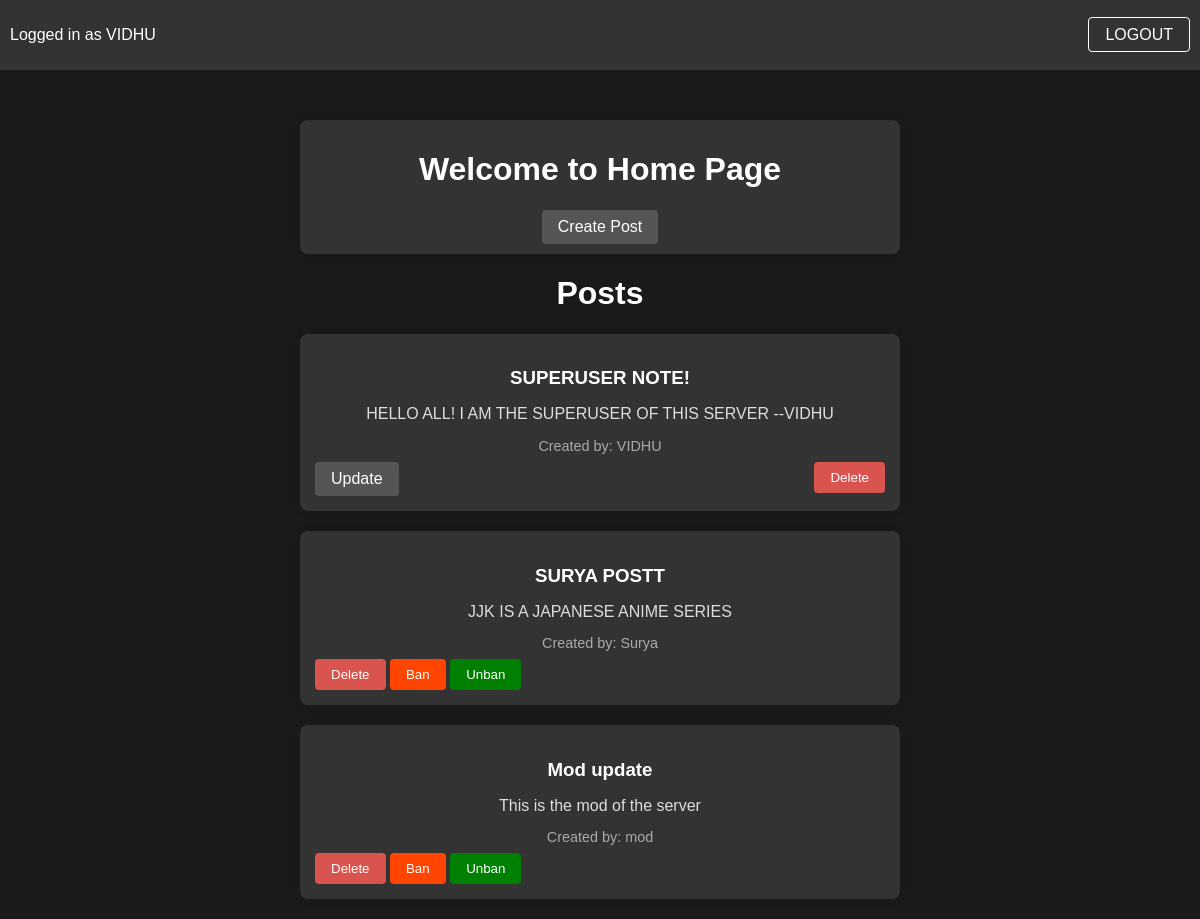
The page /home/ (signed in) on the database its author committed.
### myapp/models.py (models this page shows, shortened)
class Post(models.Model):
    author=models.ForeignKey(User,on_delete=models.CASCADE)
    title=models.CharField(max_length=100)
    description=models.TextField()
    created_at=models.DateTimeField(auto_now_add=True)

### myapp/views.py (the view)
# urls.py: 2. Add a URL to urlpatterns:  path('', views.home, name='home')
@login_required(login_url='/login')
def home(request):
    posts=Post.objects.all()
    try:
        if request.method=="POST":
            postid=request.POST.get('post-id')
            userid=request.POST.get('user-id')
            unbanid=request.POST.get('unban-user-id')
            if postid:
                post=Post.objects.get(id=postid)
                if post.author==request.user or request.user.has_perm('myapp.delete_post'):
                    post.delete()
            if userid is not None:
                banned=Group.objects.get(name='banned')
                user=User.objects.get(id=userid)
                grpnames=user.groups.all()
                for grp in grpnames:
                    user.groups.remove(grp)
                user.groups.add(banned)
                user.save()
            if unbanid is not None:
                banned=Group.objects.get(name="banned")
                default=Group.objects.get(name="default")
                user=User.objects.get(id=unbanid)
                user.groups.remove(banned)
                user.groups.add(default)
                user.save()
    except:
        return HttpResponse('Cannot perform operation')
    return render(request,'home.html',{'posts':posts})

### myapp/templates/home.html (shortened to what this page needs)
<!DOCTYPE html>
<html lang="en">
<head>
</head>
<body>
    <nav>
        <div>
            <p>Logged in as <span>{{ user.username }}</span></p>
        </div>
        <div>
            <a href="{% url 'logout' %}" class="logout">LOGOUT</a>
        </div>
    </nav>
    <div class="container">
        <div class="content">
            <div class="header">
                <h1>Welcome to Home Page</h1>
                <a href="{% url 'createpost' %}" class="button">Create Post</a>
            </div>
            {% if posts %}
                <h1>Posts</h1>
                <div class="posts">
                    {% for post in posts %}
                        <div class="post">
                            <h3>{{ post.title }}</h3>
                            <p>{{ post.description }}</p>
                            <p class="author">Created by: {{ post.author.username }}</p>
                            <div class="buttons">
                                {% if post.author == user %}
                                    <a href="{% url 'updatepost' post.id %}" class="button">Update</a>
                                {% endif %}
                                <form method="post">
                                    {% if post.author == user or perms.myapp.delete_post and not post.author.is_superuser %}
                                        <button name="post-id" value="{{ post.id }}" class="button delete-button">Delete</button>
                                    {% endif %}
                                    {% if perms.myapp.can_ban and not post.author == user %}
                                        <button name="user-id" value="{{ post.author_id }}" class="button ban-button">Ban</button>
                                    {% endif %}
                                    {% if user.is_superuser and not post.author.perms.myapp.add_post and not post.author == user %}
                                        <button name="unban-user-id" value="{{ post.author_id }}" class="button unban-button">Unban</button>
                                    {% endif %}
                                </form>
                            </div>
                        </div>
                    {% endfor %}
                </div>
            {% else %}
                <div class="no-posts">
                    <h1>No Posts</h1>
                </div>
            {% endif %}
        </div>
    </div>
</body>
</html>

### myapp/templates/home.html (style rules this page uses)
body { font-family: Arial, sans-serif; background-color: #1a1a1a; color: #fff; margin: 0; padding: 0; }
nav { background-color: #333; color: #fff; padding: 10px; display: flex; justify-content: space-between; align-items: center; }
.container { display: flex; justify-content: center; align-items: flex-start; margin-top: 50px; text-align: center; }
.content { width: 50%; }
.header { background-color: #333; color: #fff; padding: 10px; text-align: center; border-radius: 8px; box-shadow: 0 0 10px rgba(0, 0, 0, 0.1); }
.post { background-color: #333; color: white; padding: 15px; margin-bottom: 20px; border-radius: 8px; box-shadow: 0 0 10px rgba(0, 0, 0, 0.1); }
.post h3 { margin-bottom: 8px; }
.post p { color: #ddd; margin-bottom: 12px; }
.post .author { color: #aaa; font-size: 0.9em; margin-bottom: 8px; }
.buttons { display: flex; justify-content: space-between; }
.button { background-color: #555; color: white; padding: 8px 16px; border: none; border-radius: 4px; cursor: pointer; text-decoration: none; display: inline-block; }
.delete-button { background-color: #d9534f; }
.ban-button { background-color: orangered; }
.unban-button { background-color: green; }
.logout { color: #fff; text-decoration: none; padding: 8px 16px; border: 1px solid #fff; border-radius: 4px; }

### rows shown on the page
Post: title "SUPERUSER NOTE!", description "HELLO ALL! I AM THE SUPERUSER OF THIS SERVER --VIDHU", author.username "VIDHU", shows "Update", {{ post.id }} 9 (drawn)
Post: title "SURYA POSTT", description "JJK IS A JAPANESE ANIME SERIES", author.username "Surya", {{ post.id }} 10 (drawn)
Post: title "Mod update", description "This is the mod of the server", author.username "mod", {{ post.id }} 15 (drawn)

### other values the page prints
{{ user.username }} "VIDHU"
